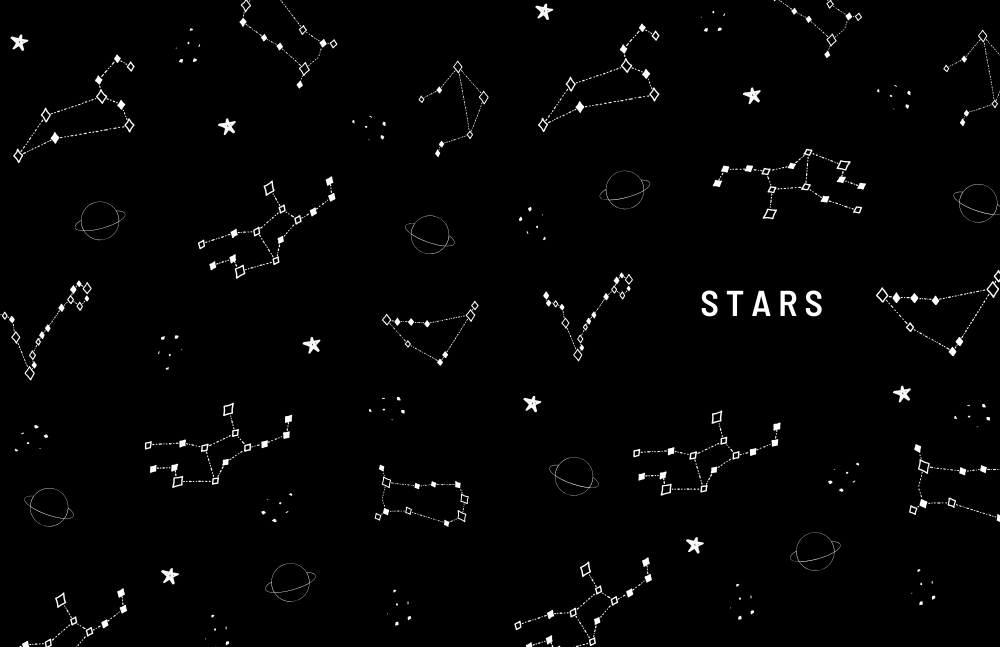
#> input picture assets/background.png, 2000 x 1294 px (shown at 1/2 size); its folder holds only this picture in this run
$ python -i theUI.py   (imports and definitions only)
#> lines starting #> are read from the running program, lines starting #| are printed output that depends on the picture
import tkinter as tk
from tkinter import filedialog
from PIL import Image, ImageTk, ImageOps
import cv2
import os
import numpy as np
import matplotlib.pyplot as plt
from matplotlib.backends.backend_tkagg import FigureCanvasTkAgg
from tkinter import messagebox

# Global variables
img = None
img_display = None
image_history = []  # Stack to store image states
loading_duration = 5500  # Duration for loading animation in milliseconds
patterns = []

# Function to start the main application after loading animation
def start_main_app():
    loading_label.destroy()  # Remove the loading animation when done
    create_main_ui()         # Start the main application UI

# Function to display the loading animation using a video for a specified duration
# [173 lines left out: functions show_loading_video, create_main_ui, enable_buttons, disable_buttons, not called in this run]
##################33 Feguring Out The image is a night SKY *** ################################
def is_night_sky(image):
    """Check if the image is a night sky by assessing brightness and detecting star-like features."""
    img_cv = cv2.cvtColor(np.array(image), cv2.COLOR_RGB2GRAY)

    # Step 1: Brightness Check
    brightness = np.mean(img_cv)
    if brightness > 70:
        return False

    # Step 2: Detect Star-like Features
    _, thresh_img = cv2.threshold(img_cv, 200, 255, cv2.THRESH_BINARY)
    white_pixels = cv2.countNonZero(thresh_img)
    if white_pixels < 50:
        return False

    return True
###################################################################################################
def load_image():
    global img, original_img, result_label
    file_path = filedialog.askopenfilename()
#> the answer given: assets/background.png
    if file_path:
        try:
            original_img = Image.open(file_path)
#> original_img is the input picture: PIL image 2000x1294 RGBA; mean R, G, B, A 4.4, 4.4, 4.4, 255
            original_img = original_img.resize((600, 600))  # Resize to 600x600
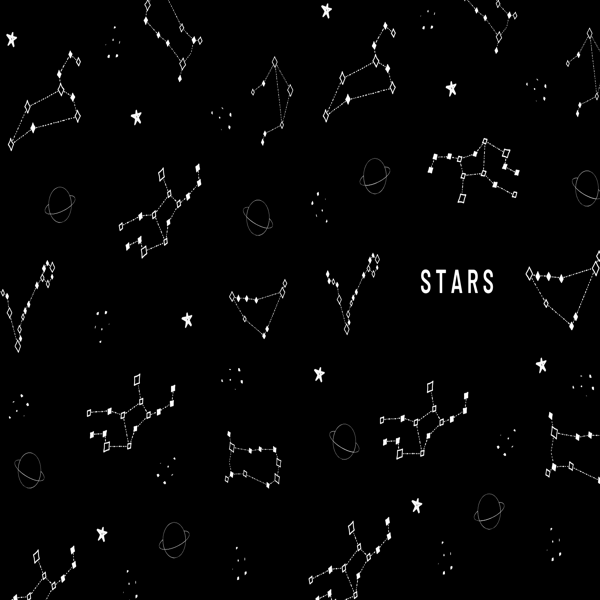
#> original_img: PIL image 600x600 RGBA; mean R, G, B, A 4.6, 4.6, 4.6, 255
            img = original_img.copy()

            if is_night_sky(img):
#> in is_night_sky, `brightness = np.mean(img_cv)`: brightness = 4.56
#> in is_night_sky, `_, thresh_img = cv2.threshold(img_cv, 200, 255, cv2.THRESH_BINARY)`:
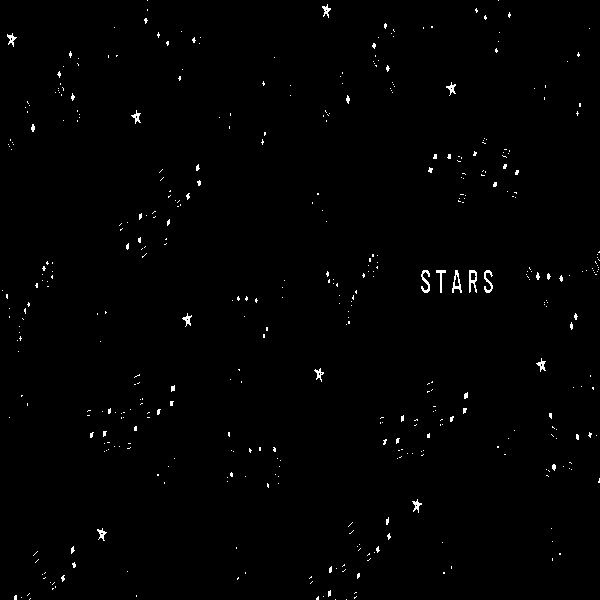
#> thresh_img: shape (600, 600); 0.81% white in thin lines or dots
#> in is_night_sky, `white_pixels = cv2.countNonZero(thresh_img)`: white_pixels = 2899
                result_label.config(text="Night sky detected!")
                update_canvas(img)
                enable_buttons()
                show_graphs()
                # Show informational message box
               # messagebox.showinfo("Image Analysis", "Night sky detected!")
            else:
                result_label.config(text="Not a night sky image. Please upload a night sky image.")
                disable_buttons()
                # Show warning message box
                messagebox.showwarning("Image Analysis", "Not a night sky image. Please upload a night sky image.")
        except Exception as e:
#> (the run stopped early here; a loop or call above may not have finished)
